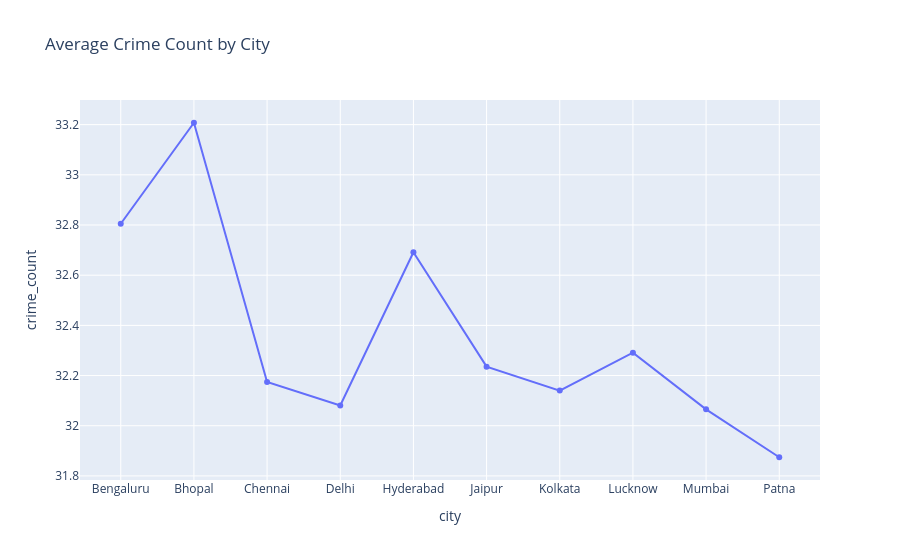

This figure's notebook cell:
### Code cell
import plotly.express as px

city_df = (
    df.groupby("city", as_index=False)["crime_count"]
      .mean()
)

fig = px.line(
    city_df,
    x="city",
    y="crime_count",
    markers=True,
    title="Average Crime Count by City"
)

fig.show()

### Figure 1 — Plotly figure (JSON) as saved in the notebook; plotly's stock layout.template omitted (floating-point values rounded to 4 significant figures)
{"data": [{"hovertemplate": "city=%{x}<br>crime_count=%{y}<extra></extra>", "legendgroup": "", "line": {"color": "#636efa", "dash": "solid"}, "marker": {"symbol": "circle"}, "mode": "lines+markers", "name": "", "orientation": "v", "showlegend": false, "type": "scatter", "x": ["Bengaluru", "Bhopal", "Chennai", "Delhi", "Hyderabad", "Jaipur", "Kolkata", "Lucknow", "Mumbai", "Patna"], "xaxis": "x", "y": [32.8, 33.21, 32.17, 32.08, 32.69, 32.24, 32.14, 32.29, 32.07, 31.87], "yaxis": "y"}], "layout": {"legend": {"tracegroupgap": 0}, "title": {"text": "Average Crime Count by City"}, "xaxis": {"anchor": "y", "domain": [0, 1], "title": {"text": "city"}}, "yaxis": {"anchor": "x", "domain": [0, 1], "title": {"text": "crime_count"}}}}
